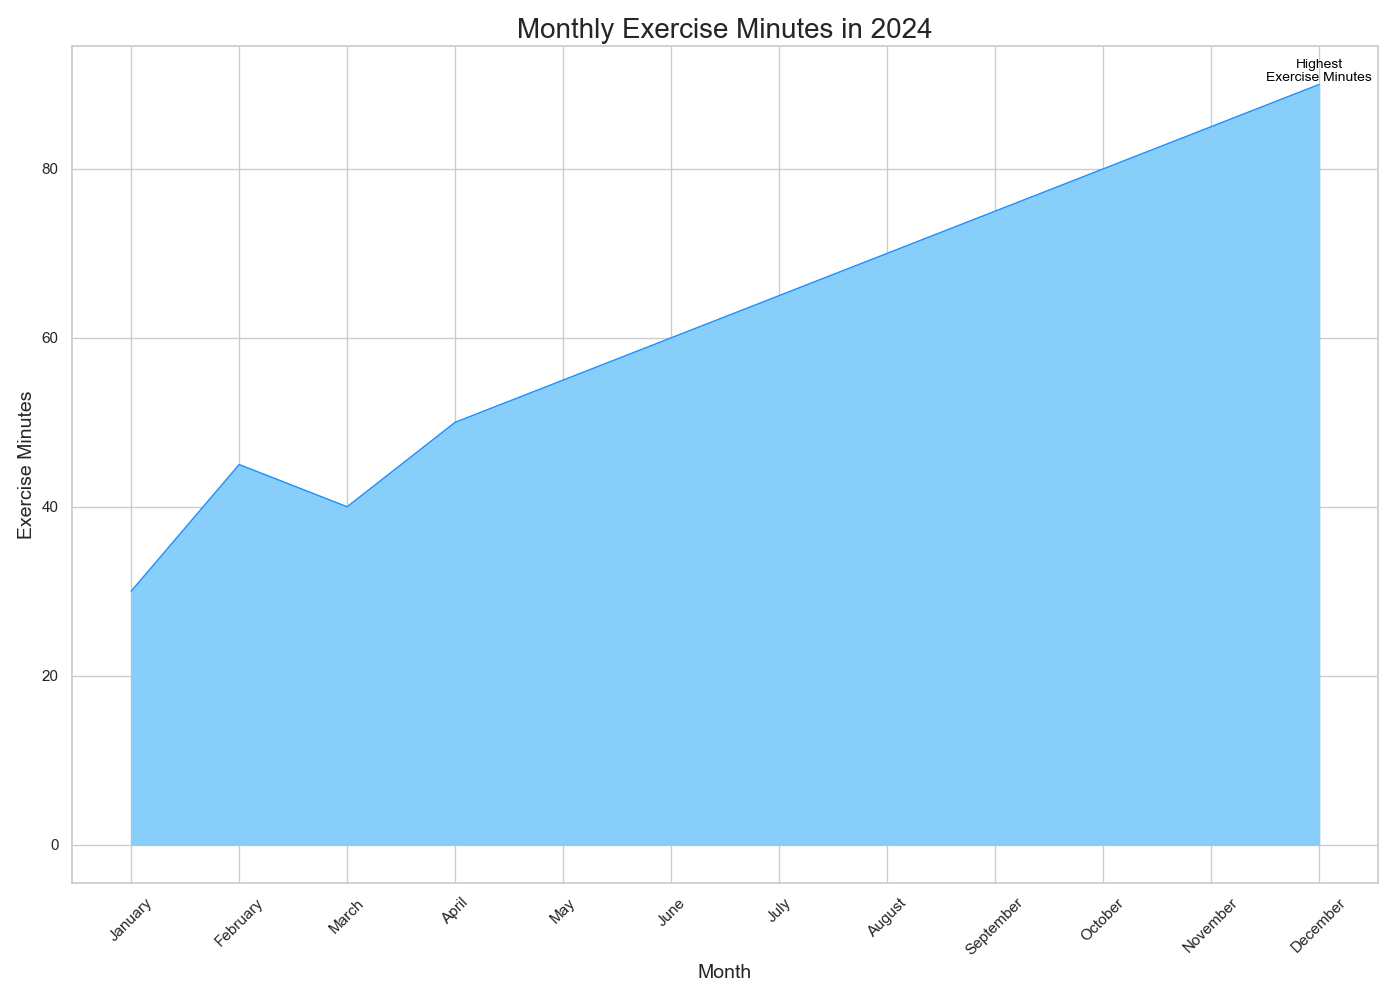

Source code (Python):

import pandas as pd
import seaborn as sns
import matplotlib.pyplot as plt

# Data
data = {
    'Month': ['January', 'February', 'March', 'April', 'May', 'June', 'July', 'August', 'September', 'October', 'November', 'December'],
    'ExerciseMinutes': [30, 45, 40, 50, 55, 60, 65, 70, 75, 80, 85, 90]
}
df = pd.DataFrame(data)

# Set the figure size
plt.figure(figsize=(14, 10))

# Create an area chart
sns.lineplot(data=df, x='Month', y='ExerciseMinutes', sort=False, lw=1, color='#1E90FF')
plt.fill_between(df.Month, df.ExerciseMinutes, color="#87CEFA")

# Assign annotation
plt.text(df.Month[df.ExerciseMinutes.idxmax()], df.ExerciseMinutes.max(), 'Highest\nExercise Minutes', horizontalalignment='center', verticalalignment='bottom', fontsize=10, color='black')

# Customize the plot with title, labels, and limit
plt.title('Monthly Exercise Minutes in 2024', fontsize=20)
plt.xlabel('Month', fontsize=14)
plt.ylabel('Exercise Minutes', fontsize=14)

# Customize x-axis
plt.xticks(rotation=45)

# Show the plot
plt.tight_layout()
plt.show()
